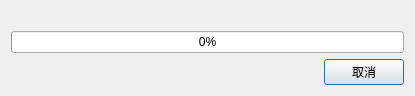
<?xml version="1.0" encoding="UTF-8"?>
<ui version="4.0">
 <class>DownloadDialog</class>
 <widget class="QDialog" name="DownloadDialog">
  <property name="geometry">
   <rect>
    <x>0</x>
    <y>0</y>
    <width>415</width>
    <height>87</height>
   </rect>
  </property>
  <property name="windowTitle">
   <string>下载中（文件将下载至桌面）</string>
  </property>
  <layout class="QGridLayout" name="gridLayout">
   <item row="3" column="0" colspan="2">
    <widget class="QFrame" name="frame">
     <property name="styleSheet">
      <string notr="true">QFrame {
	border: none
}</string>
     </property>
     <property name="frameShape">
      <enum>QFrame::StyledPanel</enum>
     </property>
     <property name="frameShadow">
      <enum>QFrame::Raised</enum>
     </property>
     <layout class="QHBoxLayout" name="horizontalLayout">
      <property name="leftMargin">
       <number>0</number>
      </property>
      <property name="topMargin">
       <number>0</number>
      </property>
      <property name="rightMargin">
       <number>0</number>
      </property>
      <property name="bottomMargin">
       <number>0</number>
      </property>
      <item>
       <spacer name="horizontalSpacer">
        <property name="orientation">
         <enum>Qt::Horizontal</enum>
        </property>
        <property name="sizeHint" stdset="0">
         <size>
          <width>40</width>
          <height>20</height>
         </size>
        </property>
       </spacer>
      </item>
      <item>
       <widget class="QPushButton" name="pushButtonCancel">
        <property name="text">
         <string>取消</string>
        </property>
       </widget>
      </item>
     </layout>
    </widget>
   </item>
   <item row="1" column="0" colspan="2">
    <widget class="QLabel" name="labelSpeed">
     <property name="text">
      <string/>
     </property>
     <property name="alignment">
      <set>Qt::AlignCenter</set>
     </property>
    </widget>
   </item>
   <item row="2" column="0" colspan="2">
    <widget class="QProgressBar" name="progressBar">
     <property name="value">
      <number>0</number>
     </property>
    </widget>
   </item>
  </layout>
 </widget>
 <resources/>
 <connections>
  <connection>
   <sender>pushButtonCancel</sender>
   <signal>clicked()</signal>
   <receiver>DownloadDialog</receiver>
   <slot>reject()</slot>
   <hints>
    <hint type="sourcelabel">
     <x>378</x>
     <y>64</y>
    </hint>
    <hint type="destinationlabel">
     <x>405</x>
     <y>27</y>
    </hint>
   </hints>
  </connection>
 </connections>
</ui>
